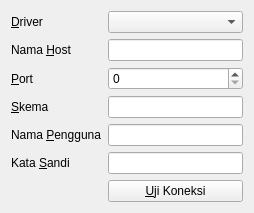
<?xml version="1.0" encoding="UTF-8"?>
<ui version="4.0">
 <class>DatabaseSettingsWidget</class>
 <widget class="QWidget" name="DatabaseSettingsWidget">
  <property name="geometry">
   <rect>
    <x>0</x>
    <y>0</y>
    <width>254</width>
    <height>197</height>
   </rect>
  </property>
  <property name="windowTitle">
   <string>Form</string>
  </property>
  <layout class="QFormLayout" name="formLayout">
   <item row="0" column="0">
    <widget class="QLabel" name="driverLabel">
     <property name="text">
      <string>&amp;Driver</string>
     </property>
     <property name="buddy">
      <cstring>driverComboBox</cstring>
     </property>
    </widget>
   </item>
   <item row="0" column="1">
    <widget class="QComboBox" name="driverComboBox"/>
   </item>
   <item row="1" column="0">
    <widget class="QLabel" name="hostLabel">
     <property name="text">
      <string>Nama &amp;Host</string>
     </property>
     <property name="buddy">
      <cstring>hostEdit</cstring>
     </property>
    </widget>
   </item>
   <item row="1" column="1">
    <widget class="QLineEdit" name="hostEdit">
     <property name="maxLength">
      <number>255</number>
     </property>
    </widget>
   </item>
   <item row="2" column="0">
    <widget class="QLabel" name="portLabel">
     <property name="text">
      <string>&amp;Port</string>
     </property>
     <property name="buddy">
      <cstring>portSpinBox</cstring>
     </property>
    </widget>
   </item>
   <item row="2" column="1">
    <widget class="QSpinBox" name="portSpinBox">
     <property name="maximum">
      <number>65535</number>
     </property>
    </widget>
   </item>
   <item row="3" column="0">
    <widget class="QLabel" name="schemaLabel">
     <property name="text">
      <string>&amp;Skema</string>
     </property>
     <property name="buddy">
      <cstring>schemaEdit</cstring>
     </property>
    </widget>
   </item>
   <item row="3" column="1">
    <widget class="QLineEdit" name="schemaEdit">
     <property name="maxLength">
      <number>255</number>
     </property>
    </widget>
   </item>
   <item row="4" column="0">
    <widget class="QLabel" name="usernameLabel">
     <property name="text">
      <string>Nama &amp;Pengguna</string>
     </property>
     <property name="buddy">
      <cstring>usernameEdit</cstring>
     </property>
    </widget>
   </item>
   <item row="4" column="1">
    <widget class="QLineEdit" name="usernameEdit">
     <property name="maxLength">
      <number>255</number>
     </property>
    </widget>
   </item>
   <item row="5" column="0">
    <widget class="QLabel" name="passwordLabel">
     <property name="text">
      <string>Kata &amp;Sandi</string>
     </property>
     <property name="buddy">
      <cstring>passwordEdit</cstring>
     </property>
    </widget>
   </item>
   <item row="5" column="1">
    <widget class="QLineEdit" name="passwordEdit">
     <property name="maxLength">
      <number>255</number>
     </property>
    </widget>
   </item>
   <item row="6" column="1">
    <widget class="QPushButton" name="testButton">
     <property name="text">
      <string>&amp;Uji Koneksi</string>
     </property>
    </widget>
   </item>
  </layout>
 </widget>
 <tabstops>
  <tabstop>driverComboBox</tabstop>
  <tabstop>hostEdit</tabstop>
  <tabstop>portSpinBox</tabstop>
  <tabstop>schemaEdit</tabstop>
  <tabstop>usernameEdit</tabstop>
  <tabstop>passwordEdit</tabstop>
 </tabstops>
 <resources/>
 <connections/>
</ui>
